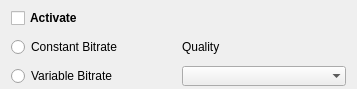
<?xml version="1.0" encoding="UTF-8"?>
<ui version="4.0">
 <class>GUI_AudioConverter</class>
 <widget class="QWidget" name="GUI_AudioConverter">
  <property name="geometry">
   <rect>
    <x>0</x>
    <y>0</y>
    <width>357</width>
    <height>89</height>
   </rect>
  </property>
  <layout class="QGridLayout" name="gridLayout">
   <property name="topMargin">
    <number>5</number>
   </property>
   <property name="bottomMargin">
    <number>0</number>
   </property>
   <item row="5" column="0">
    <widget class="QCheckBox" name="cb_active">
     <property name="font">
      <font>
       <weight>75</weight>
       <bold>true</bold>
      </font>
     </property>
     <property name="focusPolicy">
      <enum>Qt::StrongFocus</enum>
     </property>
     <property name="text">
      <string notr="true">Activate</string>
     </property>
    </widget>
   </item>
   <item row="7" column="2" colspan="2">
    <widget class="Gui::ComboBox" name="cb_quality">
     <property name="focusPolicy">
      <enum>Qt::StrongFocus</enum>
     </property>
     <property name="sizeAdjustPolicy">
      <enum>QComboBox::AdjustToMinimumContentsLengthWithIcon</enum>
     </property>
     <property name="iconSize">
      <size>
       <width>0</width>
       <height>0</height>
      </size>
     </property>
     <property name="frame">
      <bool>false</bool>
     </property>
    </widget>
   </item>
   <item row="7" column="0" colspan="2">
    <widget class="QRadioButton" name="rb_vbr">
     <property name="focusPolicy">
      <enum>Qt::StrongFocus</enum>
     </property>
     <property name="text">
      <string>Variable Bitrate</string>
     </property>
    </widget>
   </item>
   <item row="6" column="2" colspan="2">
    <widget class="QLabel" name="label">
     <property name="maximumSize">
      <size>
       <width>1000</width>
       <height>16777215</height>
      </size>
     </property>
     <property name="focusPolicy">
      <enum>Qt::StrongFocus</enum>
     </property>
     <property name="text">
      <string>Quality</string>
     </property>
    </widget>
   </item>
   <item row="6" column="0" colspan="2">
    <widget class="QRadioButton" name="rb_cbr">
     <property name="focusPolicy">
      <enum>Qt::StrongFocus</enum>
     </property>
     <property name="text">
      <string>Constant Bitrate</string>
     </property>
    </widget>
   </item>
  </layout>
 </widget>
 <customwidgets>
  <customwidget>
   <class>Gui::ComboBox</class>
   <extends>QComboBox</extends>
   <header>GUI/Helper/Widgets/ComboBox.h</header>
  </customwidget>
 </customwidgets>
 <resources/>
 <connections/>
</ui>
